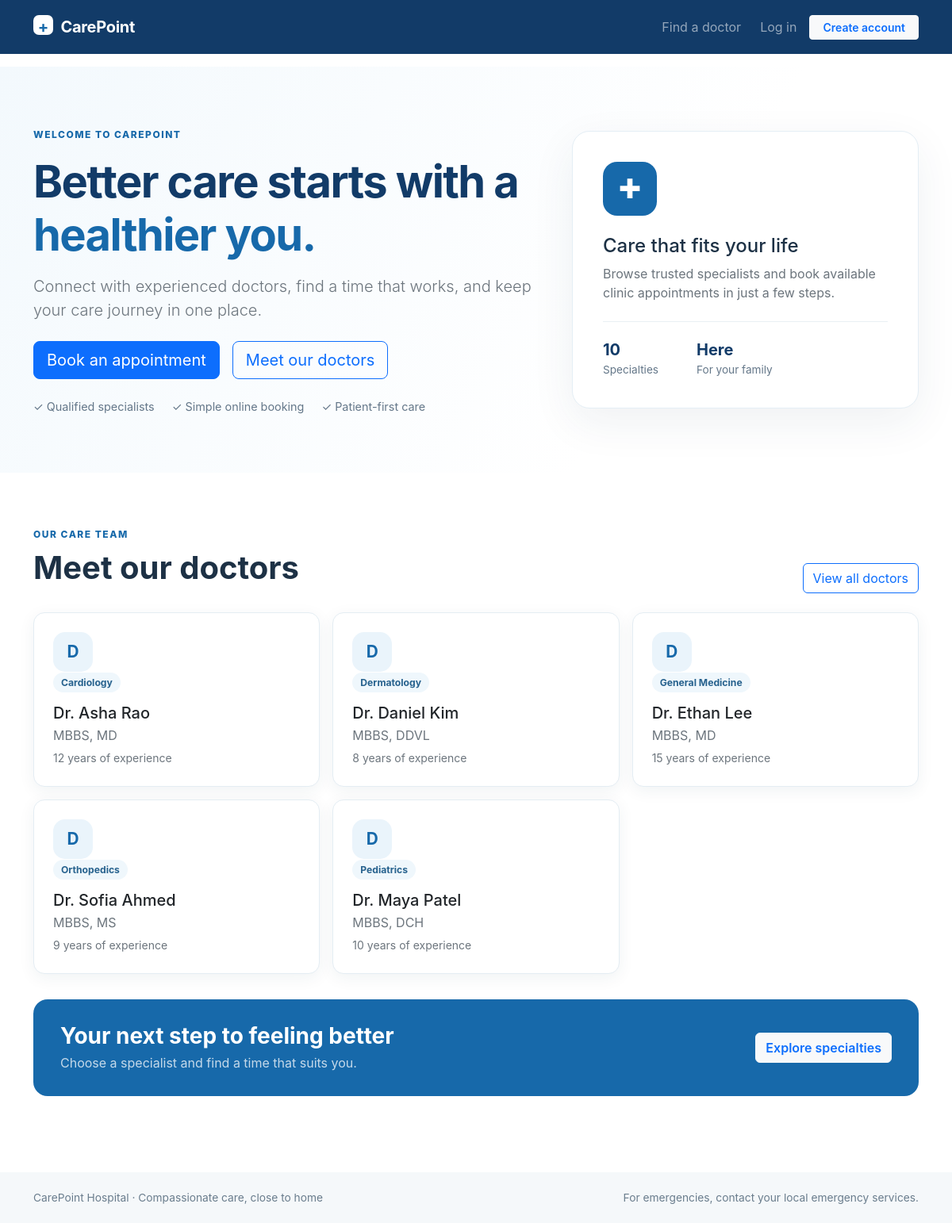
The page / on the database its author committed.
### tables this page shows
CREATE TABLE doctors (
            id INTEGER PRIMARY KEY AUTOINCREMENT,
            user_id INTEGER UNIQUE REFERENCES users(id) ON DELETE SET NULL,
            specialization_id INTEGER NOT NULL REFERENCES specializations(id),
            qualification TEXT NOT NULL,
            experience INTEGER NOT NULL CHECK (experience >= 0),
            fee REAL NOT NULL CHECK (fee >= 0),
            phone TEXT NOT NULL,
            timings TEXT NOT NULL
        );

CREATE TABLE users (
            id INTEGER PRIMARY KEY AUTOINCREMENT,
            name TEXT NOT NULL,
            email TEXT NOT NULL UNIQUE COLLATE NOCASE,
            password_hash TEXT NOT NULL,
            role TEXT NOT NULL CHECK (role IN ('admin', 'doctor', 'patient')),
            created_at TEXT NOT NULL DEFAULT CURRENT_TIMESTAMP
        );

CREATE TABLE specializations (
            id INTEGER PRIMARY KEY AUTOINCREMENT,
            name TEXT NOT NULL UNIQUE
        );

### app.py (the view)
@app.route("/")
def home():
    doctors = db_connection().execute(
        """SELECT u.name, s.name AS specialization, d.qualification, d.experience
           FROM doctors d JOIN users u ON u.id = d.user_id
           JOIN specializations s ON s.id = d.specialization_id
           ORDER BY s.name, u.name LIMIT 6"""
    ).fetchall()
    return render_template("home.html", doctors=doctors)

### app.py (called while the page is built)
@app.before_request
def load_user():
    g.user = None
    if session.get("user_id"):
        g.user = db_connection().execute(
            "SELECT id, name, email, role FROM users WHERE id = ?",
            (session["user_id"],),
        ).fetchone()

def db_connection():
    if not hasattr(g, "_database"):
        g._database = get_db()
    return g._database

@app.context_processor
def template_context():
    return {"today": date.today().isoformat()}

### database.py (called while the page is built)
def get_db():
    connection = sqlite3.connect(DATABASE)
    connection.row_factory = sqlite3.Row
    connection.execute("PRAGMA foreign_keys = ON")
    return connection

### templates/home.html (shortened to what this page needs)
{% extends "base.html" %}
{% block content %}
<section class="hero">
  <div class="container py-5">
    <div class="row align-items-center g-5 py-lg-4">
      <div class="col-lg-7">
        <span class="eyebrow">WELCOME TO CAREPOINT</span>
        <h1 class="display-4 fw-bold mt-3">Better care starts with a <span class="text-accent">healthier you.</span></h1>
        <p class="lead text-secondary mt-3">Connect with experienced doctors, find a time that works, and keep your care journey in one place.</p>
        <div class="d-flex flex-wrap gap-3 mt-4">
          {% if g.user and g.user.role == 'patient' %}
            <a class="btn btn-primary btn-lg" href="{{ url_for('book_appointment') }}">Book an appointment</a>
          {% elif not g.user %}
            <a class="btn btn-primary btn-lg" href="{{ url_for('register') }}">Book an appointment</a>
          {% else %}
            <a class="btn btn-primary btn-lg" href="{{ url_for('dashboard') }}">Go to dashboard</a>
          {% endif %}
          <a class="btn btn-outline-primary btn-lg" href="{{ url_for('doctors') }}">Meet our doctors</a>
        </div>
        <div class="hero-points mt-4"><span>✓ Qualified specialists</span><span>✓ Simple online booking</span><span>✓ Patient-first care</span></div>
      </div>
      <div class="col-lg-5">
        <div class="hero-card">
          <div class="hero-icon">✚</div>
          <h2 class="h4 mt-4">Care that fits your life</h2>
          <p class="text-secondary mb-0">Browse trusted specialists and book available clinic appointments in just a few steps.</p>
          <div class="care-stats mt-4"><div><strong>10</strong><span>Specialties</span></div><div><strong>Here</strong><span>For your family</span></div></div>
        </div>
      </div>
    </div>
  </div>
</section>
<section class="container section-space">
  <div class="d-flex flex-wrap justify-content-between align-items-end gap-3 mb-4">
    <div><span class="eyebrow">OUR CARE TEAM</span><h2 class="h1 fw-bold mt-2">Meet our doctors</h2></div>
    <a href="{{ url_for('doctors') }}" class="btn btn-outline-primary">View all doctors</a>
  </div>
  <div class="row g-3">
    {% for doctor in doctors %}
    <div class="col-md-6 col-lg-4"><div class="card doctor-card h-100"><div class="card-body p-4">
      <div class="doctor-avatar">{{ doctor.name[0] }}</div><span class="specialty-label">{{ doctor.specialization }}</span>
      <h3 class="h5 mt-3 mb-1">{{ doctor.name }}</h3><p class="text-secondary mb-1">{{ doctor.qualification }}</p>
      <small class="text-secondary">{{ doctor.experience }} years of experience</small>
    </div></div></div>
    {% else %}<p class="text-secondary">Doctor profiles will appear here.</p>{% endfor %}
  </div>
</section>
<section class="container pb-5"><div class="cta-band d-flex flex-column flex-md-row align-items-md-center justify-content-between gap-3">
  <div><h2 class="h3 fw-bold mb-1">Your next step to feeling better</h2><p class="mb-0 opacity-75">Choose a specialist and find a time that suits you.</p></div>
  <a class="btn btn-light text-primary fw-semibold" href="{{ url_for('doctors') }}">Explore specialties</a>
</div></section>
{% endblock %}

### static/style.css (style rules this page uses)
:root { --navy: #123b68; --blue: #1769aa; --light-blue: #eaf4fb; --ink: #1d3145; --muted: #647789; }
body { color: var(--ink); background: #fff; font-family: Inter, "Segoe UI", Arial, sans-serif; }
a { color: var(--blue); }
.hero { background: linear-gradient(120deg, #f3f9fd, #fff 68%); overflow: hidden; }
.hero h1 { color: var(--navy); max-width: 720px; letter-spacing: -1.6px; }
.text-accent { color: var(--blue); }
.eyebrow { color: var(--blue); font-size: .75rem; font-weight: 800; letter-spacing: 1.5px; }
.hero-card { background: #fff; border: 1px solid #e4eef5; border-radius: 22px; box-shadow: 0 18px 55px #183d5a12; padding: 38px; }
.hero-icon { display: grid; place-items: center; border-radius: 18px; width: 68px; height: 68px; color: #fff; background: var(--blue); font-size: 34px; }
.care-stats { display: flex; gap: 48px; padding-top: 20px; border-top: 1px solid #e9eff4; }
.care-stats div { display: flex; flex-direction: column; }
.care-stats strong { color: var(--navy); font-size: 1.25rem; }
.care-stats span { color: var(--muted); font-size: .85rem; }
.hero-points { display: flex; flex-wrap: wrap; gap: 12px 22px; color: var(--muted); font-size: .9rem; }
.section-space { padding-top: 64px; padding-bottom: 32px; }
.doctor-card, .panel-card { border: 1px solid #e4edf3; border-radius: 14px; box-shadow: 0 5px 20px #173c5710; }
.doctor-card { transition: transform .18s ease, box-shadow .18s ease; }
.doctor-avatar { display: grid; place-items: center; width: 50px; height: 50px; border-radius: 15px; background: var(--light-blue); color: var(--blue); font-size: 1.3rem; font-weight: 700; }
.specialty-label { background: #eff7fc; color: #27628e; padding: 5px 10px; border-radius: 20px; font-size: .76rem; font-weight: 700; }
.cta-band { background: var(--blue); border-radius: 18px; color: #fff; padding: 30px 34px; }

### rows shown on the page
doctors: name "D", specialization "Cardiology", name "Dr. Asha Rao", qualification "MBBS, MD", experience "12"
doctors: name "D", specialization "Dermatology", name "Dr. Daniel Kim", qualification "MBBS, DDVL", experience "8"
doctors: name "D", specialization "General Medicine", name "Dr. Ethan Lee", qualification "MBBS, MD", experience "15"
doctors: name "D", specialization "Orthopedics", name "Dr. Sofia Ahmed", qualification "MBBS, MS", experience "9"
doctors: name "D", specialization "Pediatrics", name "Dr. Maya Patel", qualification "MBBS, DCH", experience "10"
